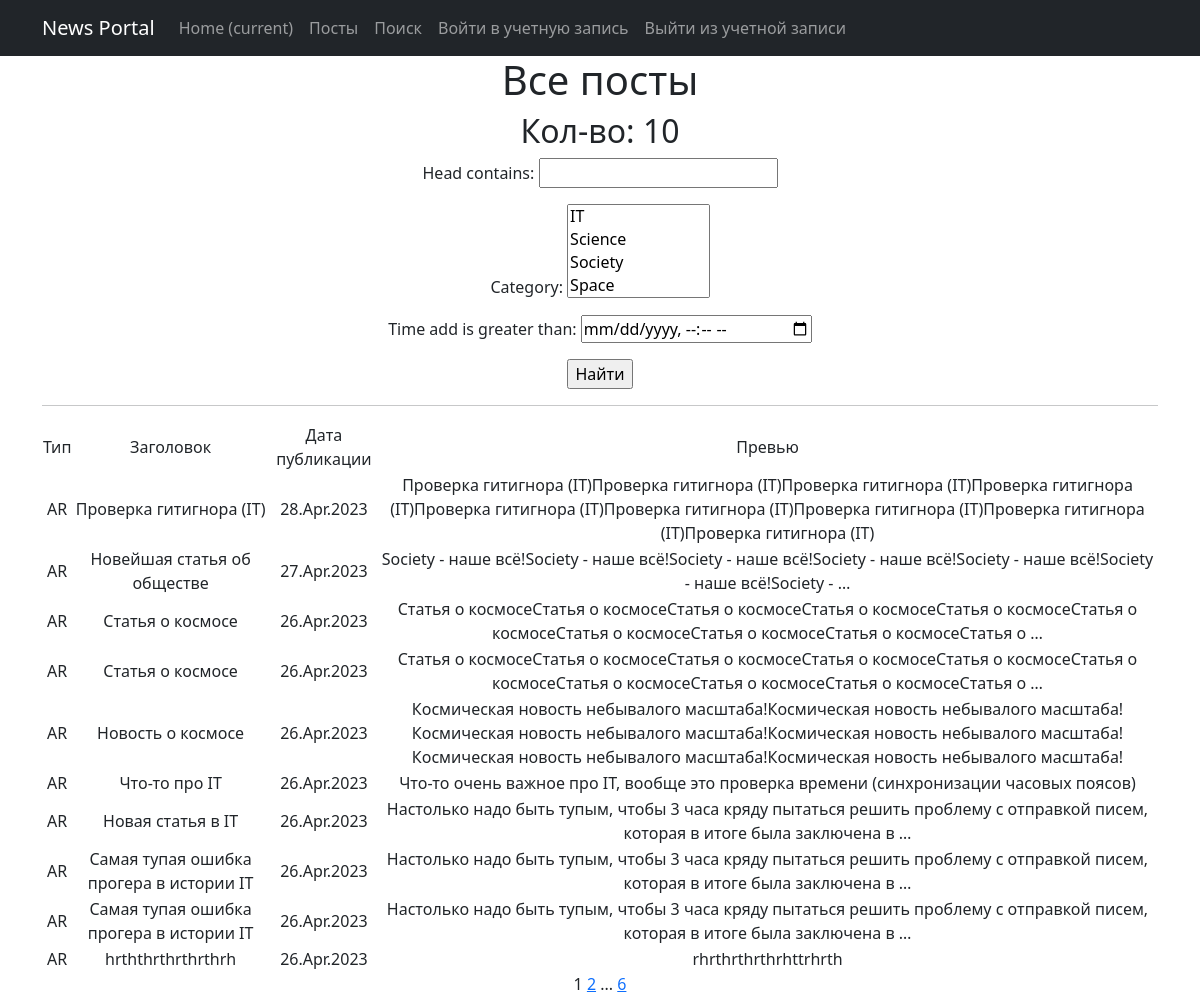
The page /news/search/ on the database as committed earlier.
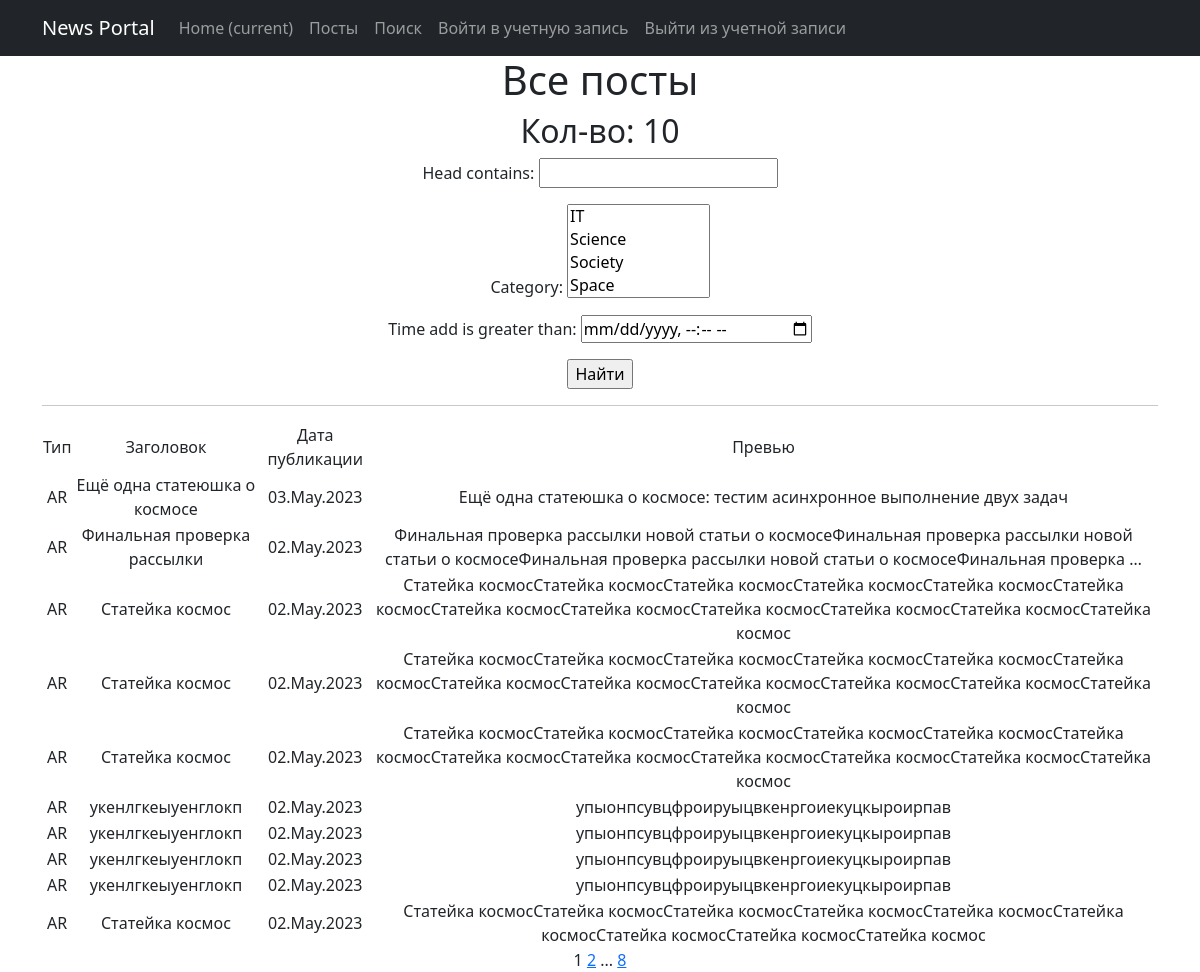
The same page on the database as committed later.
### news_site/models.py (models this page shows, shortened)
class Post(models.Model):
    author = models.ForeignKey(Author, on_delete=models.CASCADE)
    NEWS = 'NW'
    ARTICLE = 'AR'
    CATEGORY_CHOICES = (
        (NEWS, 'Новость'),
        (ARTICLE, 'Статья')
    )
    categoryType = models.CharField(max_length=2, choices=CATEGORY_CHOICES, default=ARTICLE)
    time_add = models.DateTimeField(auto_now_add=True)
    head = models.CharField(max_length=256)
    body = models.TextField()
    rating = models.SmallIntegerField(default=0)
    category = models.ManyToManyField(Category, through='PostCategory')

### news_site/views.py (the view)
# urls.py: path('search/', SearchPost.as_view(), name='post_search'),
class SearchPost(ListView):
    model = Post
    ordering = '-time_add'
    template_name = 'search.html'
    context_object_name = 'posts'
    paginate_by = 10
    def get_queryset(self):
        queryset = super().get_queryset()
        self.filterset = PostFilter(self.request.GET, queryset)
        return self.filterset.qs
    def get_context_data(self, **kwargs):
        context = super().get_context_data(**kwargs)
        context['filterset'] = self.filterset
        return context

### news_site/models.py (called while the page is built)
    def __str__(self):
        return f'{self.name}'

### news_site/templatetags/custom_filters.py (called while the page is built)
@register.filter()
def censor(text):
    try:
        str(text)
        word_list = text.split()
        for swear in SWEAR_WORDS:
            for i, word in enumerate(word_list):
                if swear[1:] in word:  # проверка со второй буквы, чтобы учесть верхний регистр
                    word_list[i] = word_list[i].replace(word, SWEAR_WORDS[swear])
        return ' '.join(word_list)
    except ValueError:
        print("Ошибка, невозможно применить фильтр к не строковым данным")

### news_site/templatetags/custom_tags.py (called while the page is built)
@register.simple_tag(takes_context=True)
def url_replace(context, **kwargs):
    d = context['request'].GET.copy()
    for k, v in kwargs.items():
        d[k] = v
    return d.urlencode()

### templates/search.html (shortened to what this page needs)
{% extends 'flatpages/default.html' %}
{% load custom_filters %}
{% load custom_tags %}
{% block content %}
    <h1>Все посты</h1>
    <h2>Кол-во: {{ posts|length }}</h2>
    <form action="" method="get">
        {{ filterset.form.as_p }}
        <input type="submit" value="Найти" />
    </form>
    <hr>
    {% if posts %}
        <table>
            <tr>
                <td>Тип</td>
                <td>Заголовок</td>
                <td>Дата публикации</td>
                <td>Превью</td>
            </tr>
            {% for post in posts %}
            <tr>
                <td>{{ post.categoryType }}</td>
                <td>{{ post.head|censor }}</td>
                <td>{{ post.time_add|date:'d.M.Y' }}</td>
                <td>{{ post.body|truncatewords:20|censor }}</td>
                <td>
                </td>
            </tr>
            {% endfor %}
        </table>
    {% else %}
        <h2>Постов нет!</h2>
    {% endif %}
    {{ page_obj.number }}
    {% if page_obj.has_next %}
        <a href="?{% url_replace page=page_obj.next_page_number %}">{{ page_obj.next_page_number }}</a>
        {% if paginator.num_pages != page_obj.next_page_number %}
            ...
            <a href="?{% url_replace page=page_obj.paginator.num_pages %}">{{ page_obj.paginator.num_pages }}</a>
        {% endif %}
    {% endif %}
{% endblock content %}

Rows that differ between the two databases and show on the page:
no longer on this page (row unchanged): Post: categoryType "AR", head|censor "Проверка гитигнора (IT)", time_add "28.Apr.2023", body|censor "Проверка гитигнора (IT)Проверка гитигнора (IT)Проверка гитигнора (IT)Проверка гитигнора (IT)Проверка гитигнора (IT)Проверка гитигнора (IT)Проверка гитигнора (IT)Проверка гитигнора (IT)Проверка гитигнора (IT)"
no longer on this page (row unchanged): Post: categoryType "AR", head|censor "Новейшая статья об обществе", time_add "27.Apr.2023", body|censor "Society - наше всё!Society - наше всё!Society - наше всё!Society - наше всё!Society - наше всё!Society - наше всё!Society - …"
no longer on this page (row unchanged): Post: categoryType "AR", head|censor "Статья о космосе", time_add "26.Apr.2023", body|censor "Статья о космосеСтатья о космосеСтатья о космосеСтатья о космосеСтатья о космосеСтатья о космосеСтатья о космосеСтатья о космосеСтатья о космосеСтатья о …"
no longer on this page (row unchanged): Post: categoryType "AR", head|censor "Статья о космосе", time_add "26.Apr.2023", body|censor "Статья о космосеСтатья о космосеСтатья о космосеСтатья о космосеСтатья о космосеСтатья о космосеСтатья о космосеСтатья о космосеСтатья о космосеСтатья о …"
no longer on this page (row unchanged): Post: categoryType "AR", head|censor "Новость о космосе", time_add "26.Apr.2023", body|censor "Космическая новость небывалого масштаба!Космическая новость небывалого масштаба!Космическая новость небывалого масштаба!Космическая новость небывалого масштаба!Космическая новость небывалого масштаба!Космическая новость небывалого масштаба!"
no longer on this page (row unchanged): Post: categoryType "AR", head|censor "Что-то про IT", time_add "26.Apr.2023", body|censor "Что-то очень важное про IT, вообще это проверка времени (синхронизации часовых поясов)"
no longer on this page (row unchanged): Post: categoryType "AR", head|censor "Новая статья в IT", time_add "26.Apr.2023", body|censor "Настолько надо быть тупым, чтобы 3 часа кряду пытаться решить проблему с отправкой писем, которая в итоге была заключена в …"
no longer on this page (row unchanged): Post: categoryType "AR", head|censor "Самая тупая ошибка прогера в истории IT", time_add "26.Apr.2023", body|censor "Настолько надо быть тупым, чтобы 3 часа кряду пытаться решить проблему с отправкой писем, которая в итоге была заключена в …"
no longer on this page (row unchanged): Post: categoryType "AR", head|censor "Самая тупая ошибка прогера в истории IT", time_add "26.Apr.2023", body|censor "Настолько надо быть тупым, чтобы 3 часа кряду пытаться решить проблему с отправкой писем, которая в итоге была заключена в …"
no longer on this page (row unchanged): Post: categoryType "AR", head|censor "hrththrthrthrthrh", time_add "26.Apr.2023", body|censor "rhrthrthrthrhttrhrth"
added Post: categoryType "AR", head|censor "Ещё одна статеюшка о космосе", time_add "03.May.2023", body|censor "Ещё одна статеюшка о космосе: тестим асинхронное выполнение двух задач"
added Post: categoryType "AR", head|censor "Финальная проверка рассылки", time_add "02.May.2023", body|censor "Финальная проверка рассылки новой статьи о космосеФинальная проверка рассылки новой статьи о космосеФинальная проверка рассылки новой статьи о космосеФинальная проверка …"
added Post: categoryType "AR", head|censor "Статейка космос", time_add "02.May.2023", body|censor "Статейка космосСтатейка космосСтатейка космосСтатейка космосСтатейка космосСтатейка космосСтатейка космосСтатейка космосСтатейка космосСтатейка космосСтатейка космосСтатейка космос"
added Post: categoryType "AR", head|censor "Статейка космос", time_add "02.May.2023", body|censor "Статейка космосСтатейка космосСтатейка космосСтатейка космосСтатейка космосСтатейка космосСтатейка космосСтатейка космосСтатейка космосСтатейка космосСтатейка космосСтатейка космос"
added Post: categoryType "AR", head|censor "Статейка космос", time_add "02.May.2023", body|censor "Статейка космосСтатейка космосСтатейка космосСтатейка космосСтатейка космосСтатейка космосСтатейка космосСтатейка космосСтатейка космосСтатейка космосСтатейка космосСтатейка космос"
added Post: categoryType "AR", head|censor "укенлгкеыуенглокп", time_add "02.May.2023", body|censor "упыонпсувцфроируыцвкенргоиекуцкыроирпав"
added Post: categoryType "AR", head|censor "укенлгкеыуенглокп", time_add "02.May.2023", body|censor "упыонпсувцфроируыцвкенргоиекуцкыроирпав"
added Post: categoryType "AR", head|censor "укенлгкеыуенглокп", time_add "02.May.2023", body|censor "упыонпсувцфроируыцвкенргоиекуцкыроирпав"
added Post: categoryType "AR", head|censor "укенлгкеыуенглокп", time_add "02.May.2023", body|censor "упыонпсувцфроируыцвкенргоиекуцкыроирпав"
added Post: categoryType "AR", head|censor "Статейка космос", time_add "02.May.2023", body|censor "Статейка космосСтатейка космосСтатейка космосСтатейка космосСтатейка космосСтатейка космосСтатейка космосСтатейка космосСтатейка космос"
Other text that changed with them:
{{ page_obj.paginator.num_pages }}: "6" → "8"
